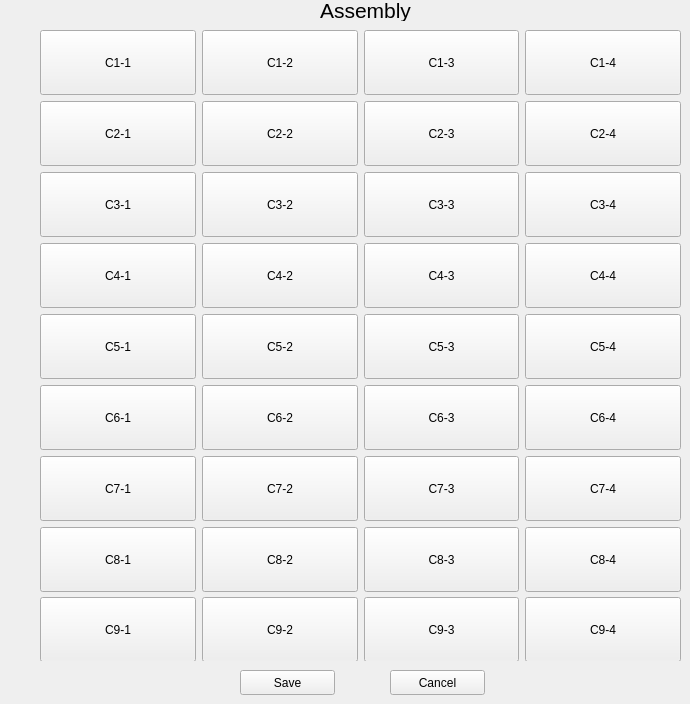
         <widget class="QWidget" name="page_2">
          <widget class="QWidget" name="widget" native="true">
           <property name="geometry">
            <rect>
             <x>40</x>
             <y>30</y>
             <width>641</width>
             <height>631</height>
            </rect>
           </property>
           <property name="styleSheet">
            <string notr="true"/>
           </property>
           <layout class="QGridLayout" name="gridLayout_3">
            <property name="topMargin">
             <number>0</number>
            </property>
            <property name="bottomMargin">
             <number>0</number>
            </property>
            <item row="0" column="0">
             <layout class="QGridLayout" name="gridLayout_2">
              <item row="0" column="1">
               <widget class="QPushButton" name="C12">
                <property name="minimumSize">
                 <size>
                  <width>65</width>
                  <height>65</height>
                 </size>
                </property>
                <property name="sizeIncrement">
                 <size>
                  <width>2</width>
                  <height>0</height>
                 </size>
                </property>
                <property name="text">
                 <string>C1-2</string>
                </property>
                <property name="checkable">
                 <bool>false</bool>
                </property>
               </widget>
              </item>
              <item row="1" column="0">
               <widget class="QPushButton" name="C21">
                <property name="minimumSize">
                 <size>
                  <width>65</width>
                  <height>65</height>
                 </size>
                </property>
                <property name="text">
                 <string>C2-1</string>
                </property>
               </widget>
              </item>
              <item row="2" column="1">
               <widget class="QPushButton" name="C32">
                <property name="minimumSize">
                 <size>
                  <width>65</width>
                  <height>65</height>
                 </size>
                </property>
                <property name="text">
                 <string>C3-2</string>
                </property>
               </widget>
              </item>
              <item row="0" column="2">
               <widget class="QPushButton" name="C13">
                <property name="minimumSize">
                 <size>
                  <width>65</width>
                  <height>65</height>
                 </size>
                </property>
                <property name="sizeIncrement">
                 <size>
                  <width>2</width>
                  <height>0</height>
                 </size>
                </property>
                <property name="text">
                 <string>C1-3</string>
                </property>
               </widget>
              </item>
              <item row="2" column="3">
               <widget class="QPushButton" name="C34">
                <property name="minimumSize">
                 <size>
                  <width>65</width>
                  <height>65</height>
                 </size>
                </property>
                <property name="text">
                 <string>C3-4</string>
                </property>
               </widget>
              </item>
              <item row="5" column="1">
               <widget class="QPushButton" name="C52">
                <property name="minimumSize">
                 <size>
                  <width>65</width>
                  <height>65</height>
                 </size>
                </property>
                <property name="text">
                 <string>C5-2</string>
                </property>
               </widget>
              </item>
              <item row="9" column="0">
               <widget class="QPushButton" name="C91">
                <property name="minimumSize">
                 <size>
                  <width>65</width>
                  <height>65</height>
                 </size>
                </property>
                <property name="text">
                 <string>C9-1</string>
                </property>
               </widget>
              </item>
              <item row="2" column="2">
               <widget class="QPushButton" name="C33">
                <property name="minimumSize">
                 <size>
                  <width>65</width>
                  <height>65</height>
                 </size>
                </property>
                <property name="text">
                 <string>C3-3</string>
                </property>
               </widget>
              </item>
              <item row="7" column="0">
               <widget class="QPushButton" name="C71">
                <property name="minimumSize">
                 <size>
                  <width>65</width>
                  <height>65</height>
                 </size>
                </property>
                <property name="text">
                 <string>C7-1</string>
                </property>
               </widget>
              </item>
              <item row="8" column="0">
               <widget class="QPushButton" name="C81">
                <property name="minimumSize">
                 <size>
                  <width>65</width>
                  <height>65</height>
                 </size>
                </property>
                <property name="text">
                 <string>C8-1</string>
                </property>
               </widget>
              </item>
              <item row="0" column="3">
               <widget class="QPushButton" name="C14">
                <property name="minimumSize">
                 <size>
                  <width>65</width>
                  <height>65</height>
                 </size>
                </property>
                <property name="text">
                 <string>C1-4</string>
                </property>
               </widget>
              </item>
              <item row="6" column="0">
               <widget class="QPushButton" name="C61">
                <property name="minimumSize">
                 <size>
                  <width>65</width>
                  <height>65</height>
                 </size>
                </property>
                <property name="text">
                 <string>C6-1</string>
                </property>
               </widget>
              </item>
              <item row="2" column="0">
               <widget class="QPushButton" name="C31">
                <property name="minimumSize">
                 <size>
                  <width>65</width>
                  <height>65</height>
                 </size>
                </property>
                <property name="text">
                 <string>C3-1</string>
                </property>
               </widget>
              </item>
              <item row="0" column="0">
               <widget class="QPushButton" name="C11">
                <property name="sizePolicy">
                 <sizepolicy hsizetype="Preferred" vsizetype="Preferred">
                  <horstretch>0</horstretch>
                  <verstretch>0</verstretch>
                 </sizepolicy>
                </property>
                <property name="minimumSize">
                 <size>
                  <width>65</width>
                  <height>65</height>
                 </size>
                </property>
                <property name="text">
                 <string>C1-1</string>
                </property>
               </widget>
              </item>
              <item row="5" column="2">
               <widget class="QPushButton" name="C53">
                <property name="minimumSize">
                 <size>
                  <width>65</width>
                  <height>65</height>
                 </size>
                </property>
                <property name="text">
                 <string>C5-3</string>
                </property>
               </widget>
              </item>
              <item row="5" column="0">
               <widget class="QPushButton" name="C51">
                <property name="minimumSize">
                 <size>
                  <width>65</width>
                  <height>65</height>
                 </size>
                </property>
                <property name="text">
                 <string>C5-1</string>
                </property>
               </widget>
              </item>
              <item row="3" column="0">
               <widget class="QPushButton" name="C41">
                <property name="minimumSize">
                 <size>
                  <width>65</width>
                  <height>65</height>
                 </size>
                </property>
                <property name="text">
                 <string>C4-1</string>
                </property>
               </widget>
              </item>
              <item row="1" column="1">
               <widget class="QPushButton" name="C22">
                <property name="minimumSize">
                 <size>
                  <width>65</width>
                  <height>65</height>
                 </size>
                </property>
                <property name="text">
                 <string>C2-2</string>
                </property>
               </widget>
              </item>
              <item row="1" column="2">
               <widget class="QPushButton" name="C23">
                <property name="minimumSize">
                 <size>
                  <width>65</width>
                  <height>65</height>
                 </size>
                </property>
                <property name="text">
                 <string>C2-3</string>
                </property>
               </widget>
              </item>
              <item row="1" column="3">
               <widget class="QPushButton" name="C24">
                <property name="minimumSize">
                 <size>
                  <width>65</width>
                  <height>65</height>
                 </size>
                </property>
                <property name="text">
                 <string>C2-4</string>
                </property>
               </widget>
              </item>
              <item row="3" column="1">
               <widget class="QPushButton" name="C42">
                <property name="minimumSize">
                 <size>
                  <width>65</width>
                  <height>65</height>
                 </size>
                </property>
                <property name="text">
                 <string>C4-2</string>
                </property>
               </widget>
              </item>
              <item row="3" column="2">
               <widget class="QPushButton" name="C43">
                <property name="minimumSize">
                 <size>
                  <width>65</width>
                  <height>65</height>
                 </size>
                </property>
                <property name="text">
                 <string>C4-3</string>
                </property>
               </widget>
              </item>
              <item row="3" column="3">
               <widget class="QPushButton" name="C44">
                <property name="minimumSize">
                 <size>
                  <width>65</width>
                  <height>65</height>
                 </size>
                </property>
                <property name="text">
                 <string>C4-4</string>
                </property>
               </widget>
              </item>
              <item row="6" column="1">
               <widget class="QPushButton" name="C62">
                <property name="minimumSize">
                 <size>
                  <width>65</width>
                  <height>65</height>
                 </size>
                </property>
                <property name="text">
                 <string>C6-2</string>
                </property>
               </widget>
              </item>
              <item row="6" column="2">
               <widget class="QPushButton" name="C63">
                <property name="minimumSize">
                 <size>
                  <width>65</width>
                  <height>65</height>
                 </size>
                </property>
                <property name="text">
                 <string>C6-3</string>
                </property>
               </widget>
              </item>
              <item row="5" column="3">
               <widget class="QPushButton" name="C54">
                <property name="minimumSize">
                 <size>
                  <width>65</width>
                  <height>65</height>
                 </size>
                </property>
                <property name="text">
                 <string>C5-4</string>
                </property>
               </widget>
              </item>
              <item row="6" column="3">
               <widget class="QPushButton" name="C64">
                <property name="minimumSize">
                 <size>
                  <width>65</width>
                  <height>65</height>
                 </size>
                </property>
                <property name="text">
                 <string>C6-4</string>
                </property>
               </widget>
              </item>
              <item row="7" column="1">
               <widget class="QPushButton" name="C72">
                <property name="minimumSize">
                 <size>
                  <width>65</width>
                  <height>65</height>
                 </size>
                </property>
                <property name="text">
                 <string>C7-2</string>
                </property>
               </widget>
              </item>
              <item row="7" column="2">
               <widget class="QPushButton" name="C73">
                <property name="minimumSize">
                 <size>
                  <width>65</width>
                  <height>65</height>
                 </size>
                </property>
                <property name="text">
                 <string>C7-3</string>
                </property>
               </widget>
              </item>
              <item row="7" column="3">
               <widget class="QPushButton" name="C74">
                <property name="minimumSize">
                 <size>
                  <width>65</width>
                  <height>65</height>
                 </size>
                </property>
                <property name="text">
                 <string>C7-4</string>
                </property>
               </widget>
              </item>
              <item row="8" column="1">
               <widget class="QPushButton" name="C82">
                <property name="minimumSize">
                 <size>
                  <width>65</width>
                  <height>65</height>
                 </size>
                </property>
                <property name="text">
                 <string>C8-2</string>
                </property>
               </widget>
              </item>
              <item row="8" column="2">
               <widget class="QPushButton" name="C83">
                <property name="minimumSize">
                 <size>
                  <width>65</width>
                  <height>65</height>
                 </size>
                </property>
                <property name="text">
                 <string>C8-3</string>
                </property>
               </widget>
              </item>
              <item row="8" column="3">
               <widget class="QPushButton" name="C84">
                <property name="minimumSize">
                 <size>
                  <width>65</width>
                  <height>65</height>
                 </size>
                </property>
                <property name="text">
                 <string>C8-4</string>
                </property>
               </widget>
              </item>
              <item row="9" column="1">
               <widget class="QPushButton" name="C92">
                <property name="minimumSize">
                 <size>
                  <width>65</width>
                  <height>65</height>
                 </size>
                </property>
                <property name="text">
                 <string>C9-2</string>
                </property>
               </widget>
              </item>
              <item row="9" column="2">
               <widget class="QPushButton" name="C93">
                <property name="minimumSize">
                 <size>
                  <width>65</width>
                  <height>65</height>
                 </size>
                </property>
                <property name="text">
                 <string>C9-3</string>
                </property>
               </widget>
              </item>
              <item row="9" column="3">
               <widget class="QPushButton" name="C94">
                <property name="minimumSize">
                 <size>
                  <width>65</width>
                  <height>65</height>
                 </size>
                </property>
                <property name="text">
                 <string>C9-4</string>
                </property>
               </widget>
              </item>
             </layout>
            </item>
           </layout>
          </widget>
          <widget class="QLabel" name="CabinetLabel">
           <property name="geometry">
            <rect>
             <x>320</x>
             <y>0</y>
             <width>101</width>
             <height>21</height>
            </rect>
           </property>
           <property name="font">
            <font>
             <pointsize>16</pointsize>
            </font>
           </property>
           <property name="text">
            <string>Assembly</string>
           </property>
          </widget>
          <widget class="QPushButton" name="SaveCabinet">
           <property name="geometry">
            <rect>
             <x>240</x>
             <y>670</y>
             <width>95</width>
             <height>25</height>
            </rect>
           </property>
           <property name="text">
            <string>Save</string>
           </property>
          </widget>
          <widget class="QPushButton" name="CancelCabinet">
           <property name="geometry">
            <rect>
             <x>390</x>
             <y>670</y>
             <width>95</width>
             <height>25</height>
            </rect>
           </property>
           <property name="text">
            <string>Cancel</string>
           </property>
          </widget>
         </widget>
